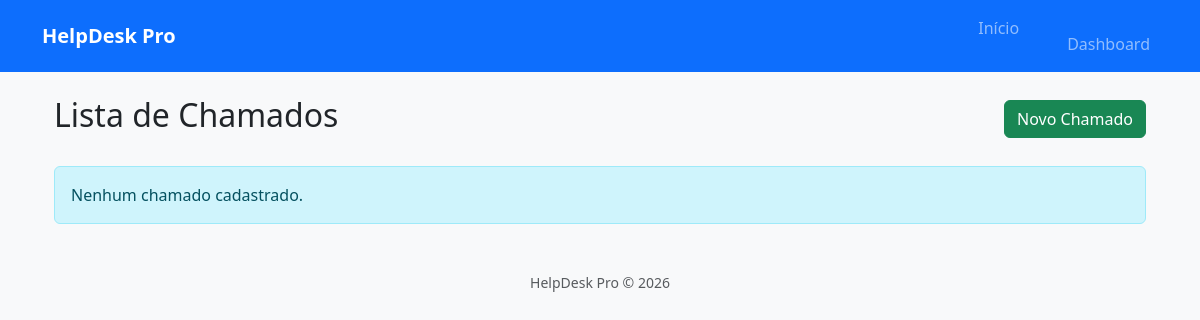
Page /chamados (signed in) on the earlier database version.
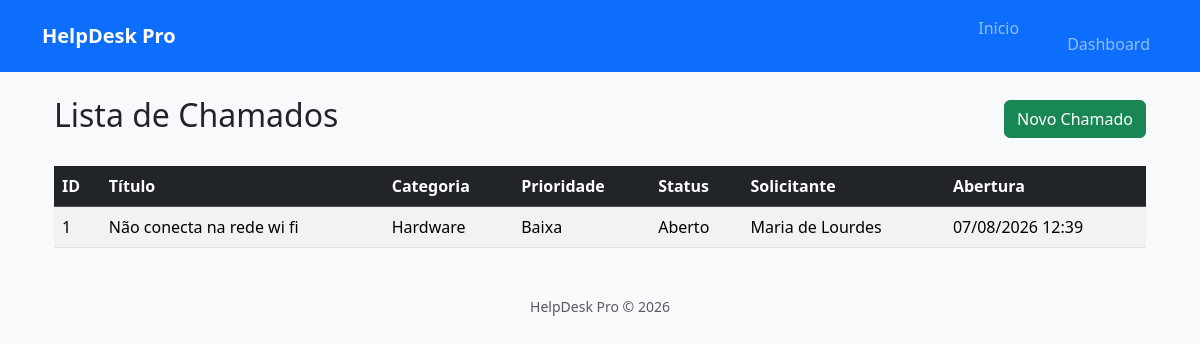
Same page on the later database version.
### models/chamado.py (models this page shows)
class Chamado(db.Model):
    __tablename__ = "chamados"
    id = db.Column(db.Integer, primary_key=True)
    titulo = db.Column(db.String(120), nullable=False)
    descricao = db.Column(db.Text, nullable=False)
    categoria = db.Column(db.String(50), nullable=False)
    prioridade = db.Column(db.String(20), nullable=False)
    status = db.Column(
        db.String(20),
        nullable=False,
        default="Aberto"
    )
    solicitante = db.Column(db.String(100), nullable=False)
    tecnico = db.Column(db.String(100))
    data_abertura = db.Column(
        db.DateTime,
        default=datetime.utcnow
    )
    data_fechamento = db.Column(
        db.DateTime
    )

### routes/chamados.py (the view)
@chamados_bp.route("/chamados")
@login_required
def listar_chamados():
    chamados = Chamado.query.order_by(
        Chamado.data_abertura.desc()
    ).all()
    return render_template(
        "chamados/listar.html",
        chamados=chamados
    )

### app.py (called while the page is built)
@login_manager.user_loader
def load_user(user_id):
    return Usuario.query.get(int(user_id))

### templates/chamados/listar.html (shortened to what this page needs)
{% extends "layout/base.html" %}
{% block conteudo %}
<div class="container">
    <div class="d-flex justify-content-between align-items-center mb-4">
        <h2>Lista de Chamados</h2>
        <a href="{{ url_for('chamados.novo_chamado') }}"
           class="btn btn-success">
            Novo Chamado
        </a>
    </div>
    {% if chamados %}
    <table class="table table-striped table-hover">
        <thead class="table-dark">
            <tr>
                <th>ID</th>
                <th>Título</th>
                <th>Categoria</th>
                <th>Prioridade</th>
                <th>Status</th>
                <th>Solicitante</th>
                <th>Abertura</th>
            </tr>
        </thead>
        <tbody>
            {% for chamado in chamados %}
            <tr>
                <td>{{ chamado.id }}</td>
                <td>{{ chamado.titulo }}</td>
                <td>{{ chamado.categoria }}</td>
                <td>{{ chamado.prioridade }}</td>
                <td>{{ chamado.status }}</td>
                <td>{{ chamado.solicitante }}</td>
                <td>{{ chamado.data_abertura.strftime('%d/%m/%Y %H:%M') }}</td>
            </tr>
            {% endfor %}
        </tbody>
    </table>
    {% else %}
    <div class="alert alert-info">
        Nenhum chamado cadastrado.
    </div>
    {% endif %}
</div>
{% endblock %}

### templates/layout/base.html (shortened to what this page needs)
<!DOCTYPE html>
<html lang="pt-BR">
<head>
    <link href="https://cdn.jsdelivr.net/npm/bootstrap@5.3.8/dist/css/bootstrap.min.css" rel="stylesheet">
    <link rel="stylesheet"
          href="{{ url_for('static', filename='css/style.css') }}">
</head>
<body class="bg-light">
    <nav class="navbar navbar-expand-lg navbar-dark bg-primary">
        <div class="container">
            <a class="navbar-brand fw-bold"
               href="/">
                HelpDesk Pro
            </a>
            <div
                class="collapse navbar-collapse"
                id="menu">
                <ul class="navbar-nav ms-auto">
                    <li class="nav-item">
                        <a class="nav-link"
                           href="{{ url_for('chamados.home') }}">
                       Início
                       </a>
                    </li>
                    <li class="nav-item">
                        <a class="nav-link"
                           href="{{ url_for('chamados.listar_chamados') }}"
                            Chamados
                        </a>
                    </li>
                    <li class="nav-item">
                        <a class="nav-link"
                           href="/dashboard">
                            Dashboard
                        </a>
                    </li>
                </ul>
            </div>
        </div>
    </nav>
    <div class="container mt-4">
        {% block conteudo %}
        {% endblock %}
    </div>
    <footer class="text-center mt-5 mb-3 text-muted">
        HelpDesk Pro © 2026
    </footer>
</body>
</html>

### static/css/style.css (style rules this page uses)
body { background:#f8f9fa; }
footer { font-size:14px; }

Differences in the rows shown:
added Chamado: id "1", titulo "Não conecta na rede wi fi", categoria "Hardware", prioridade "Baixa", status "Aberto", solicitante "Maria de Lourdes", data_abertura "07/08/2026 12:39"
Other differences:
text no longer shown: "Nenhum chamado cadastrado."
text now shown: "ID Título Categoria Prioridade Status Solicitante Abertura"
